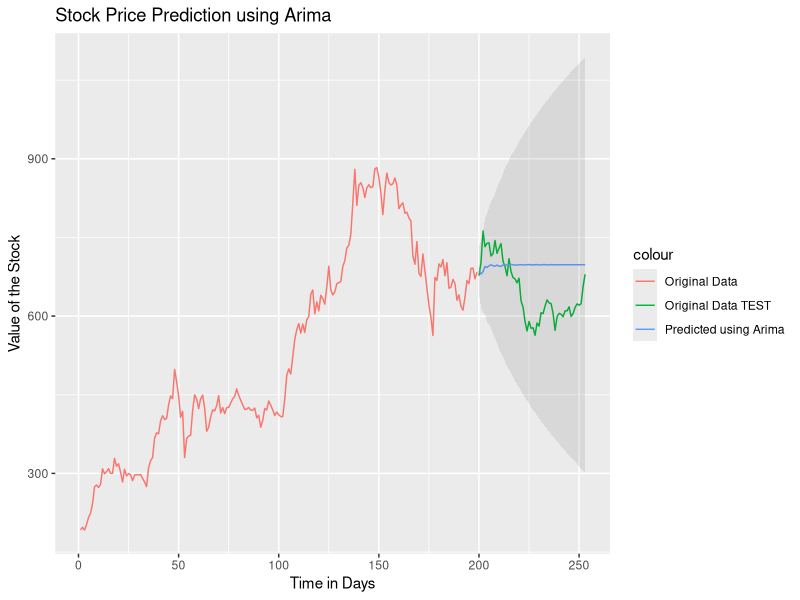

Reproduce this figure in R.
library(forecast)
library(ggplot2)

data <- read.table("./TSLA.csv", sep=',', header=T)
measure <- data$Close

# the last 54 days are for testing
measure_test <- measure[200:253]

# The first 199 days are for training
measure <- measure[1:199]

# Fit an ARIMA model
fit <- arima(ts(measure), c(10, 1, 5))
fore <- forecast(fit, 54)

mean(abs(fore$mean - measure_test)) # MAE
cor(fore$mean, measure_test) # Correlation (square it to get R-squared)

p <- ggplot()
p <- p + geom_line(aes(x=1:199, y=measure, color="Original Data"))
p <- p + geom_line(aes(x=200:253, y=measure_test, color="Original Data TEST"))
p <- p + geom_line(aes(x=200:253, y=fore$mean, color="Predicted using Arima"))
p <- p + ylab("Value of the Stock")
p <- p + xlab("Time in Days")
p <- p + ggtitle("Stock Price Prediction using Arima")
p <- p + geom_ribbon(aes(x=c(200:253), y = fore$mean, ymin=fore$lower[,2], ymax=fore$upper[,2]), linetype=2, alpha=0.1)
print(p)
